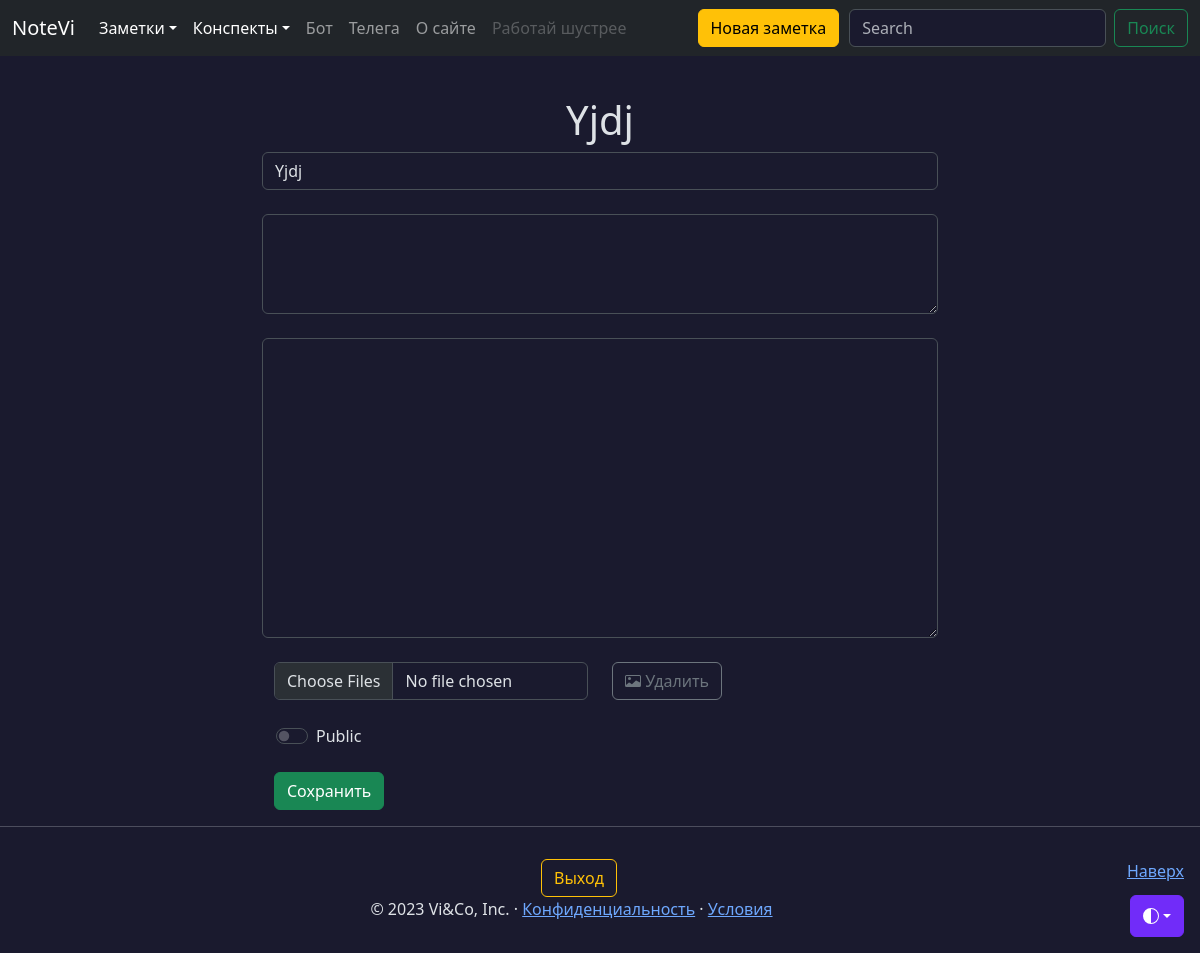
The app's page /notes/1/edit (signed in), older data.
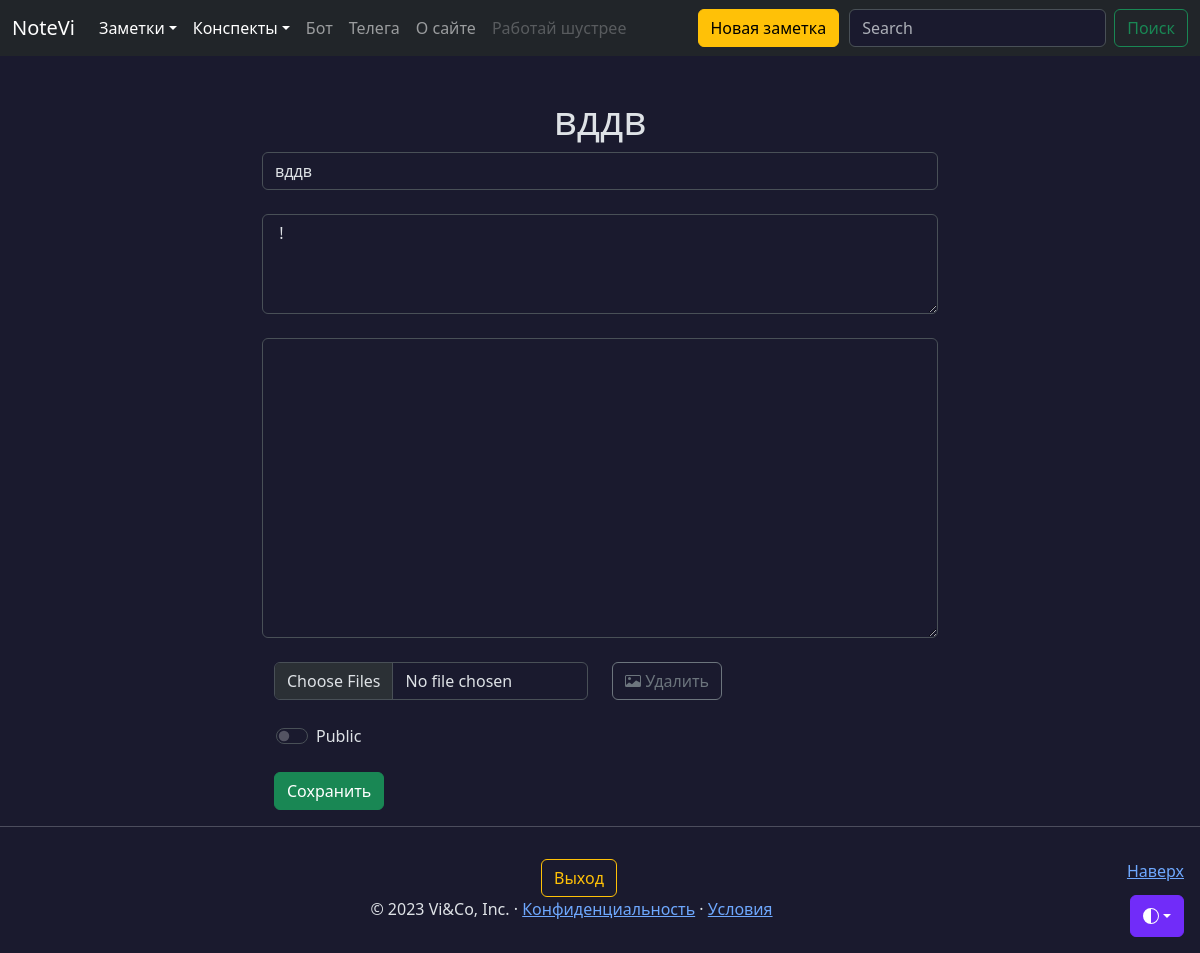
The same page, newer data.
### models.py (models this page shows, shortened)
class Note(db.Model):
    id = db.Column(db.Integer, primary_key=True)
    title = db.Column(db.String(100), nullable=False, default=' ')
    intro = db.Column(db.String(200), nullable=False, default=' ')
    text = db.Column(db.Text, nullable=False, default=' ')
    user_id = db.Column(db.Integer,
                        db.ForeignKey('user.id'),)
    data = db.Column(db.Date, nullable=False, default=datetime.utcnow)
    favorites = db.relationship('User',
                                secondary='favorites',
                                backref=db.backref('favorite_notes',
                                                   lazy=True),
                                lazy='subquery')
    public = db.Column(db.String(8), default=None)
    files = db.relationship('File',
                            secondary='note_file',
                            lazy='subquery',
                            backref=db.backref('notes',
                                               lazy=True))
    @classmethod
    def get_by_id(cls, id_) -> 'Note':
        return cls.query.session.get(cls, id_)

### views/notes.py (the view, shortened to what this page needs)
@app.route('/notes/<int:note_id>/edit', methods=['POST', 'GET'])
@login_required
def edit_note(note_id):
    note = Note.get_by_id(note_id)
    if not current_user.is_author(note):
        flash('Вы не можете редактировать чужую заметку', 'danger')
        return redirect(url_for('notes'))
    if not note:
        flash('Заметка не найдена', 'danger')
        return redirect(url_for('notes'))
    files = File.query.filter(File.notes.contains(note)).all()
    return render_template(
        'create_note.html', note=note, files=files
    )

### models.py (called while the page is built)
@login_manager.user_loader
def load_user(user_id):
    return db.session.query(User).get(user_id)

    def is_author(self, instance):
        return self.id == instance.user_id

### templates/create_note.html (shortened to what this page needs)
{% extends 'base.html' %}
{% block content %}
  <div class="container mt-5 col-lg-7">
    {% if request.endpoint == 'create_note' %}
    <h1 style="text-align: center; word-wrap: break-word;">Создай новую заметку</h1>
    {% else %}
    <h1 style="text-align: center; word-wrap: break-word;">{{ note.title }}</h1>
    {% endif %}
    <form method="post" enctype="multipart/form-data">
      <div class="form-control-wrapper">
        <input type="title" name="title" id="title" placeholder="Заголовок" class="form-control" {% if request.endpoint == "create_note" %} {% else %} value="{{ note.title }}" {% endif %} maxlength="100" required>
      </div><br>
      <div class="form-control-wrapper">
        <textarea name="intro" id="intro" placeholder="Ключевое знание" class="form-control" style="height: 100px;" maxlength="200">{% if request.endpoint == 'create_note' %} {% else %}{{ note.intro }}{% endif %}</textarea>
      </div><br>
      <div class="form-control-wrapper">
        <textarea name="text" id="text" placeholder="Текст заметки" class="form-control" style="height: 300px;" maxlength="10000">{% if request.endpoint == 'create_note' %} {% else %}{{ note.text }}{% endif %}</textarea>
      </div><br>
      <div class="container-fluid">
        <div class="row">
          <div class='col'>
            <input type=file name=files class="form-control" multiple="multiple">
          </div>
          {% if request.endpoint != 'create_note' %}
          <div class="col">
            <a href="{{ url_for('remove_files' , note_id=note.id) }}" class="btn btn-outline-secondary">
                Удалить
            </a>
          </div>
          {% endif %}
        </div>
        <div class="row">
          <div class="col form-check form-switch mb-3 mt-4" style="margin-left: 14px;">
            <input class="form-check-input" type="checkbox" name="public" id="flexSwitchCheckDefault" {% if request.endpoint == 'edit_note' and note.public == 'on' %} checked {% endif %}>
            <label class="form-check-label" for="flexSwitchCheckDefault">Public</label>
          </div>
        </div>
        <div class="row">
          <div class="col-9 mt-2">
            <input type="submit" value="Сохранить" class="btn btn-success">
          </div>
        </div>
      </div>
    </form>
  </div>
{% endblock %}

Row changes from the older to the newer data that the page shows:
changed Note: title "Yjdj" → "вддв"; intro (not shown) → "!"
